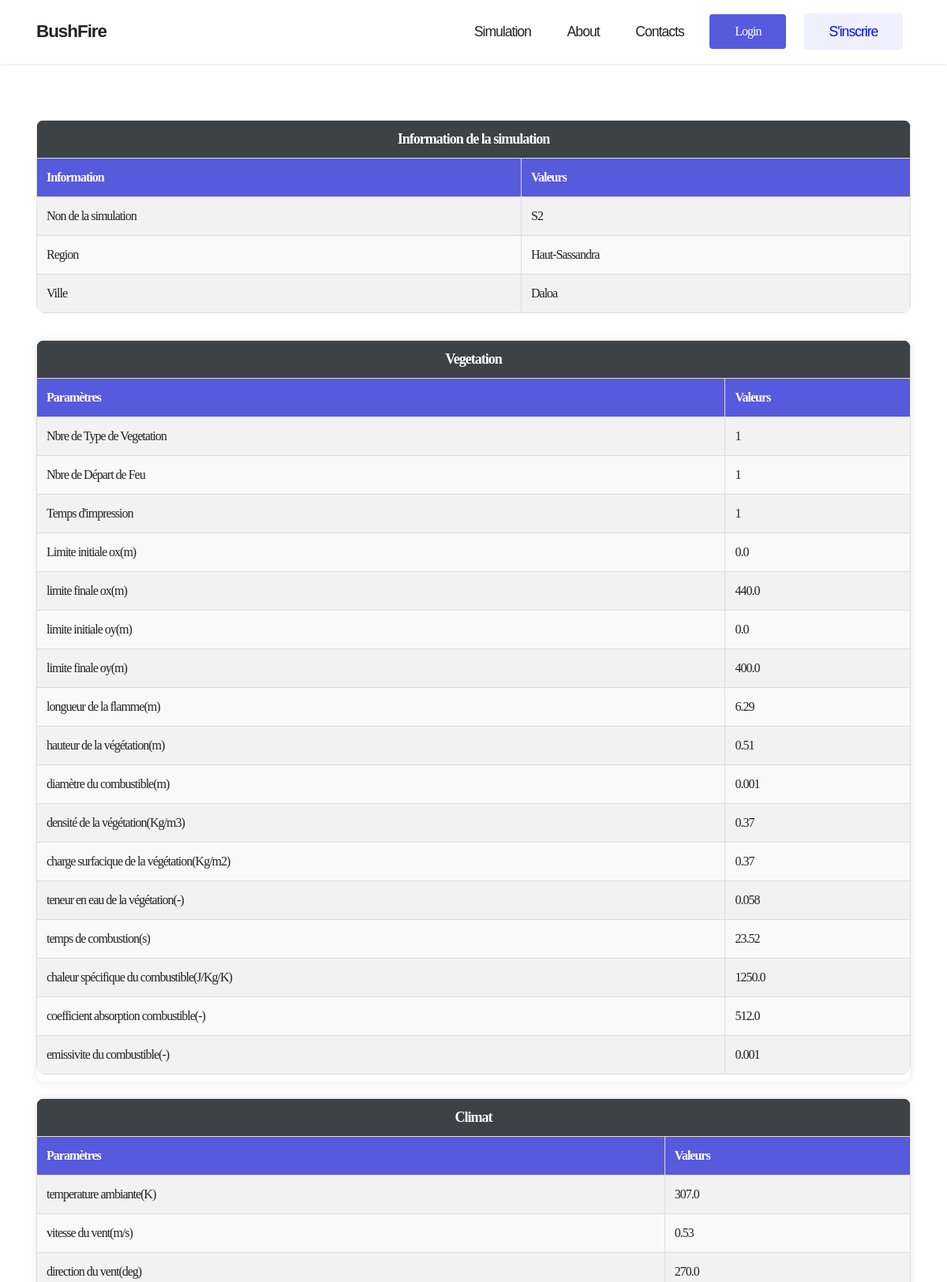
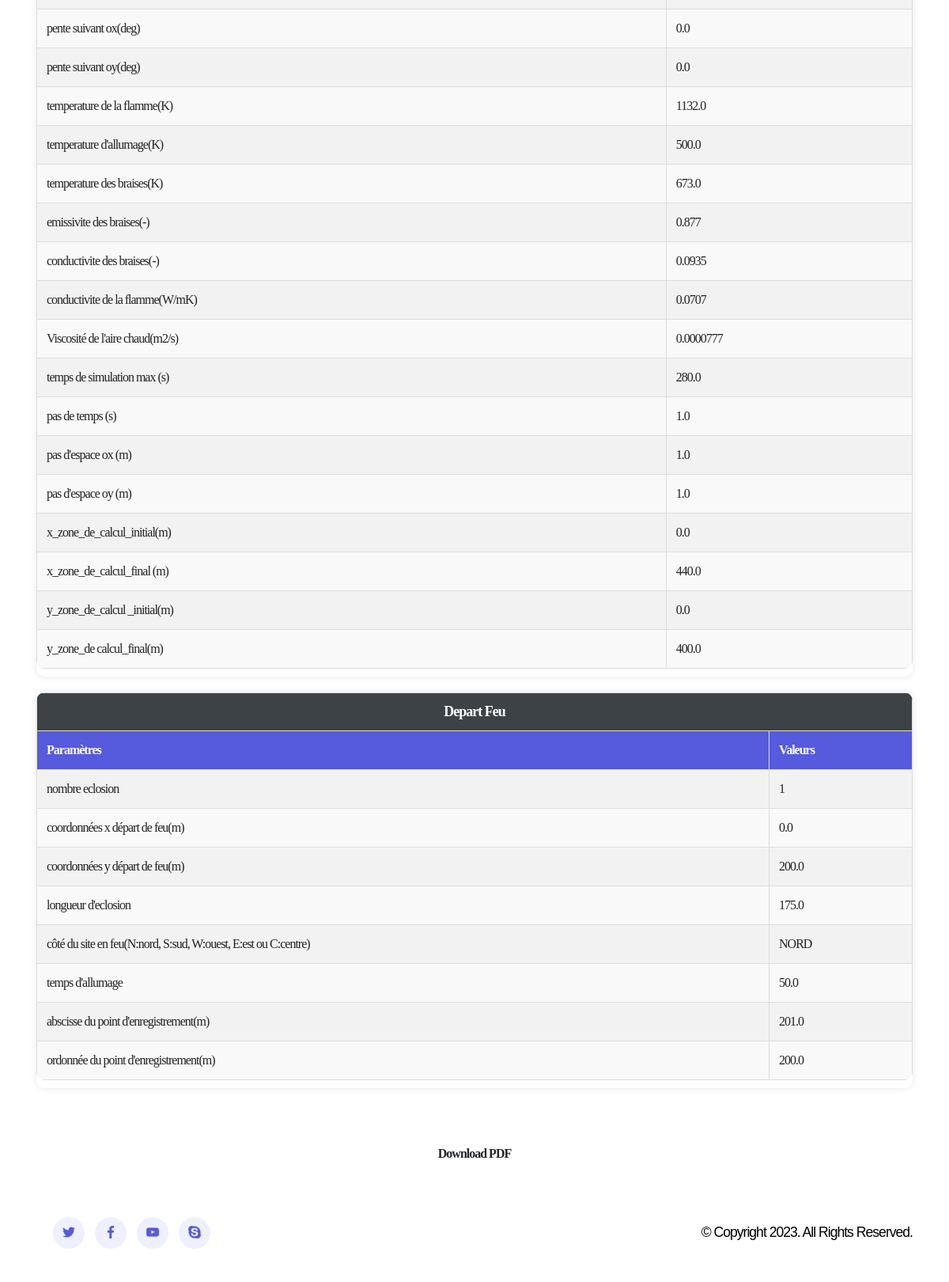
The app's page /simulation/34/ with its own data (2 pictures, top to bottom).
### simulation/models.py (models this page shows, shortened)
class Simulation(models.Model):
    typeVegetation = models.IntegerField(default=0)
    nbrDepartFeu = models.IntegerField(default=0)
    timp = models.IntegerField(default=0)
    x1veg = models.FloatField(default=0.0)
    x2veg = models.FloatField(default=0.0)
    y1veg = models.FloatField(default=0.0)
    y2veg = models.FloatField(default=0.0)
    hauteurFlamme = models.FloatField(default=0.0)
    hauteurFuelBed = models.FloatField(default=0.0)
    diametreFuelBed = models.FloatField(default=0.0)
    densiteFuelBed = models.FloatField(default=0.0)
    chargeSurface = models.FloatField(default=0.0)
    teneurEnEau = models.FloatField(default=0.0)
    timeCombustion = models.FloatField(default=0.0)
    chaleurSpecFeulBed = models.FloatField(default=0.0)
    absorptionFuelBed = models.FloatField(default=0.0)
    emissiviteFuelBed = models.FloatField(default=0.0)
    temperatureAir = models.FloatField(default=0.0)
    vitesseDuVent = models.FloatField(default=0.0)
    directionDuVen = models.FloatField(default=0.0)
    pentex = models.FloatField(default=0.0)
    pentey = models.FloatField(default=0.0)
    temperatureFlamme = models.FloatField(default=0.0)
    temperatureAllumage = models.FloatField(default=0.0)
    temperatureBrais = models.FloatField(default=0.0)
    emissiviteBraise = models.FloatField(default=0.0)
    conductiviteBraise = models.FloatField(default=0.0)
    conductiviteFlamme = models.FloatField(default=0.0)
    viscositeAirChau = models.FloatField(default=0.0)
    timeMax = models.FloatField(default=0.0)
    deltat = models.FloatField(default=0.0)
    deltax = models.FloatField(default=0.0)
    deltay = models.FloatField(default=0.0)
    xDebut = models.FloatField(default=0.0)
    xFin = models.FloatField(default=0.0)
    yDebut = models.FloatField(default=0.0)
    yFin = models.FloatField(default=0.0)
    nbEclosion = models.IntegerField(default=0)
    xEclosion = models.FloatField(default=0.0)
    yEclosion = models.FloatField(default=0.0)
    coteSiteFeu = models.CharField(default='', max_length=10)
    timeAllumage = models.FloatField(default=0.0)
    xenreg = models.FloatField(default=0.0)
    yenreg = models.FloatField(default=0.0)
    longueurEclosion = models.FloatField(default=0.0)
    graphic_urls = models.CharField(default='',max_length=10000)
    name = models.CharField(max_length=100)
    region = models.CharField(max_length=100, default='')
    ville = models.CharField(max_length=100, default='')
    created_on = models.DateTimeField(auto_now_add=True)
    updated_on = models.DateTimeField(auto_now=True)
    is_completed = models.BooleanField(default=False)
    user = models.ForeignKey(settings.AUTH_USER_MODEL, on_delete=models.CASCADE,
        related_name="simulation")
    class Meta:
        app_label = "simulation"
        db_table = "simulations"
        verbose_name = "simulation"
        verbose_name_plural = "simulations"

### simulation/views.py (the view)
# urls.py: path("simulation/<int:pk>/", detail_simulation, name="detail_simulation"),
def detail_simulation(request,pk):
    simulation = get_object_or_404(Simulation, pk=pk)
    return render(request, 'simulation/simulation_detail.html', {'simulation': simulation})

### simulation/templates/simulation/simulation_detail.html (shortened to what this page needs)
{% extends 'simulation/index.html' %}
{% block content %}
<div class="gallery_section layout_padding">
  <br><br><br>
  <div class="container">
    <div class="basic-info">
      <table>
        <thead>
          <tr>
            <th colspan="4" class="table-title">Information de la simulation</th>
          </tr>
          <tr>
            <th>Information</th>
            <th>Valeurs</th>
          </tr>
        </thead>
        <tbody>
          <tr>
            <td>Non de la simulation</td>
            <td>{{ simulation.name }}</td>
          </tr>
          <tr>
            <td>Region</td>
            <td>{{ simulation.region }}</td>
          </tr>
          <tr>
            <td>Ville</td>
            <td>{{ simulation.ville }}</td>
          </tr>
        </tbody>
      </table>
      <br>
    </div>
    <div class="row">
      <div class="col-sm-12">
        </head>
        <body>
          <div class="table-container">
            <table>
              <thead>
                <tr>
                  <th colspan="5" class="table-title">Vegetation</th>
                </tr>
                <tr>
                  <th>Paramètres</th>
                  <th>Valeurs</th>
                </tr>
              </thead>
              <tbody>
                <tr>
                  <td>Nbre de Type de Vegetation</td>
                  <td>{{ simulation.typeVegetation }}</td>
                </tr>
                <tr>
                  <td>Nbre de Départ de Feu</td>
                  <td>{{ simulation.nbrDepartFeu }}</td>
                </tr>
                <tr>
                  <td>Temps d'impression</td>
                  <td>{{ simulation.timp }}</td>
                </tr>
                <tr>
                  <td>Limite initiale ox(m)</td>
                  <td>{{ simulation.x1veg }}</td>
                </tr>
                <tr>
                  <td> limite finale ox(m)</td>
                  <td>{{ simulation.x2veg }}</td>
                </tr>
                <tr>
                  <td>limite initiale oy(m)</td>
                  <td>{{ simulation.y1veg }}</td>
                </tr>
                <tr>
                  <td>limite finale oy(m)
                  </td>
                  <td>{{ simulation.y2veg }}</td>
                </tr>
                <tr>
                  <td>longueur de la flamme(m)
                  </td>
                  <td>{{ simulation.hauteurFlamme }}</td>
                </tr>
                <tr>
                  <td>hauteur de la végétation(m)
                  </td>
                  <td>{{ simulation.hauteurFuelBed }}</td>
                </tr>
                <tr>
                  <td>diamètre du combustible(m)
                  </td>
                  <td>{{ simulation.diametreFuelBed }}</td>
                </tr>
                <tr>
                  <td>densité de la végétation(Kg/m3)
                  </td>
                  <td>{{ simulation.densiteFuelBed }}</td>
                </tr>
                <tr>
                  <td>charge surfacique de la végétation(Kg/m2)</td>
                  <td>{{ simulation.chargeSurface }}</td>
                </tr>
                <tr>
                  <td>teneur en eau de la végétation(-)
                  </td>
                  <td>{{ simulation.teneurEnEau }}</td>
                </tr>
                <tr>
                  <td>temps de combustion(s)
                  </td>
                  <td>{{ simulation.timeCombustion }}</td>
                </tr>
                <tr>
                  <td>chaleur spécifique du combustible(J/Kg/K)
                  </td>
                  <td>{{ simulation.chaleurSpecFeulBed }}</td>
                </tr>
                <tr>
                  <td>coefficient absorption combustible(-)
                  </td>
                  <td>{{ simulation.absorptionFuelBed }}</td>
                </tr>
                <tr>
                  <td>emissivite du combustible(-)
                  </td>
                  <td>{{ simulation.emissiviteFuelBed }}</td>
                </tr>
              </tbody>
            </table>
          </div>
          <div class="table-container">
            <table>
              <thead>
                <tr>
                  <th colspan="4" class="table-title">Climat</th>
                </tr>
                <tr>
                  <th>Paramètres</th>
                  <th>Valeurs</th>
                </tr>
              </thead>
              <tbody>
                <tr>
                  <td>temperature ambiante(K)</td>
                  <td>{{ simulation.temperatureAir }}</td>
                </tr>
                <tr>
                  <td>vitesse du vent(m/s) </td>
                  <td>{{ simulation.vitesseDuVent }}</td>
                </tr>
                <tr>
                  <td>direction du vent(deg)</td>
                  <td>{{ simulation.directionDuVen }}</td>
                </tr>
                <tr>
                  <td>pente suivant ox(deg)</td>
                  <td>{{ simulation.pentex }}</td>
                </tr>
                <tr>
                  <td>pente suivant oy(deg) </td>
                  <td>{{ simulation.pentey }}</td>
                </tr>
                <tr>
                  <td>temperature de la flamme(K)</td>
                  <td>{{ simulation.temperatureFlamme }}</td>
                </tr>
                <tr>
                  <td>temperature d'allumage(K)</td>
                  <td>{{ simulation.temperatureAllumage }}</td>
                </tr>
                <tr>
                  <td>temperature des braises(K)</td>
                  <td>{{ simulation.temperatureBrais }}</td>
                </tr>
                <tr>
                  <td>emissivite des braises(-) </td>
                  <td>{{ simulation.emissiviteBraise }}</td>
                </tr>
                <tr>
                  <td>conductivite des braises(-)
                  </td>
                  <td>{{ simulation.conductiviteBraise }}</td>
                </tr>
                <tr>
                  <td>conductivite de la flamme(W/mK)</td>
                  <td>{{ simulation.conductiviteFlamme }}</td>
                </tr>
                <tr>
                  <td>Viscosité de l'aire chaud(m2/s)</td>
                  <td>{{ simulation.viscositeAirChau }}</td>
                </tr>
                <tr>
                  <td>temps de simulation max (s)</td>
                  <td>{{ simulation.timeMax }}</td>
                </tr>
                <tr>
                  <td>pas de temps (s)</td>
                  <td>{{ simulation.deltat }}</td>
                </tr>
                <tr>
                  <td>pas d'espace ox (m)</td>
                  <td>{{ simulation.deltax }}</td>
                </tr>
                <tr>
                  <td>pas d'espace oy (m) </td>
                  <td>{{ simulation.deltay }}</td>
                </tr>
                <tr>
                  <td>x_zone_de_calcul_initial(m)</td>
                  <td>{{ simulation.xDebut }}</td>
                </tr>
                <tr>
                  <td>x_zone_de_calcul_final (m)</td>
                  <td>{{ simulation.xFin }}</td>
                </tr>
                <tr>
                  <td>y_zone_de_calcul _initial(m)</td>
                  <td>{{ simulation.yDebut }}</td>
                </tr>
                <tr>
                  <td>y_zone_de calcul_final(m)</td>
                  <td>{{ simulation.yFin }}</td>
                </tr>
              </tbody>
            </table>
          </div>
          <div class="table-container">
            <table>
              <thead>
                <tr>
                  <th colspan="4" class="table-title">Depart Feu</th>
                </tr>
                <tr>
                  <th>Paramètres</th>
                  <th>Valeurs</th>
                </tr>
              </thead>
              <tbody>
                <tr>
                  <td>nombre eclosion</td>
                  <td>{{ simulation.nbEclosion }}</td>
                </tr>
                <tr>
                  <td>coordonnées x départ de feu(m)</td>
                  <td>{{ simulation.xEclosion }}</td>
                </tr>
                <tr>
                  <td>coordonnées y départ de feu(m)</td>
                  <td>{{ simulation.yEclosion }}</td>
                </tr>
                <tr>
                  <td>longueur d'eclosion</td>
                  <td>{{ simulation.longueurEclosion }}</td>
                </tr>
                <tr>
                  <td>côté du site en feu(N:nord, S:sud, W:ouest, E:est ou C:centre)</td>
                  <td>{{ simulation.coteSiteFeu }}</td>
                </tr>
                <tr>
                  <td>temps d'allumage</td>
                  <td>{{ simulation.timeAllumage }}</td>
                </tr>
                <tr>
                  <td>abscisse du point d'enregistrement(m)</td>
                  <td>{{ simulation.xenreg }}</td>
                </tr>
                <tr>
                  <td>ordonnée du point d'enregistrement(m)</td>
                  <td>{{ simulation.yenreg }}</td>
                </tr>
              </tbody>
            </table>
          </div>
        </body>
      </div>
    </div>
  </div>
  <center><div class="loader"></div><br></center>
</div>
<center class="center-action">
{% if user == simulation.user %}
  <a class="btn btn-outlined" id="download">Telecharger en PDF</a>
  <a class="btn btn-secondary" href="{% url 'update_simulation' simulation.id %}">Modifier </a>
  <a class="btn btn-secondary" href="{% url 'delete_simulation' simulation.id %}">Supprimer</a>
  {% if simulation.is_completed %}
  <a href="{% url 'view_graphic' pk=simulation.pk %}">Voir la simulation</a>
  {% else %}
    <a class="btn btn-primary" id="sim" href="{% url 'simulate' pk=simulation.pk %}">Simuler</a>
  {% endif %}
{% else %}
  <a class="btn btn-outlined" id="download">Download PDF</a>
{% endif %}
</center>
{% endblock %}

### static/assets/theme/css/style.css (style rules this page uses)
body { font-style: normal; line-height: 1.5; font-weight: 400; color: #232323; position: relative; letter-spacing: -1px; }
section, .container, .container-fluid { position: relative; word-wrap: break-word; }
a { font-style: normal; font-weight: 400; cursor: pointer; }
a, a:hover { text-decoration: none; }
h1, h2, h3, h4, h5, h6, .display-1, .display-2, .display-4, .display-5, .display-7, span, p, a { line-height: 1; word-break: break-word; word-wrap: break-word; font-weight: 400; }
.btn { font-weight: 600; border-width: 1px; font-style: normal; margin: 0.6rem 0.6rem; white-space: normal; transition: all 0.2s ease-in-out; display: inline-flex; align-items: center; justify-content: center; word-break: break-word; }
.row { display: -webkit-flex; -webkit-flex-wrap: wrap; }
html, body { height: auto; min-height: 100vh; }
@media (min-width: 992px) { .container { padding-left: 16px; padding-right: 16px; } }
@media (min-width: 992px) { .row { margin-left: -16px; margin-right: -16px; } }
@media (min-width: 992px) { .row>[class*=col] { padding-left: 16px; padding-right: 16px; } }

### static/assets/mobirise/css/mbr-additional.css (style rules this page uses)
body { font-family: Kantumruy Pro; }
.btn { padding: 1rem 2.6rem; border-radius: 4px; }
a, a:hover { color: #565add; }
body { overflow-x: hidden; }
a { transition: color 0.6s; }

### simulation/templates/simulation/simulation_detail.html (style rules this page uses)
.table-container { margin-bottom: 20px; box-shadow: 0 0 10px rgba(0, 0, 0, 0.1); border-radius: 10px; overflow: hidden; }
table { width: 100%; border-collapse: collapse; margin-bottom: 10px; border-radius: 10px; overflow: hidden; }
th, td { border: 1px solid #ddd; padding: 12px; text-align: left; }
th { background-color: #565add; color: white; font-weight: bold; }
tbody tr:nth-child(even) { background-color: #f9f9f9; }
tbody tr:nth-child(odd) { background-color: #f2f2f2; }
.table-title { text-align: center; font-weight: bold; font-size: 18px; margin-bottom: 10px; background-color: #3d4246; color: white; padding: 10px; }

### records on screen
Simulation: name "S2", region "Haut-Sassandra", ville "Daloa", typeVegetation "1", nbrDepartFeu "1", timp "1", x1veg "0.0", x2veg "440.0", y1veg "0.0", y2veg "400.0", hauteurFlamme "6.29", hauteurFuelBed "0.51", diametreFuelBed "0.001", densiteFuelBed "0.37", chargeSurface "0.37", teneurEnEau "0.058", timeCombustion "23.52", chaleurSpecFeulBed "1250.0", absorptionFuelBed "512.0", emissiviteFuelBed "0.001", temperatureAir "307.0", vitesseDuVent "0.53", directionDuVen "270.0", pentex "0.0", pentey "0.0", temperatureFlamme "1132.0", temperatureAllumage "500.0", temperatureBrais "673.0", emissiviteBraise "0.877", conductiviteBraise "0.0935", conductiviteFlamme "0.0707", viscositeAirChau "0.0000777", timeMax "280.0", deltat "1.0", deltax "1.0", deltay "1.0", xDebut "0.0", xFin "440.0", yDebut "0.0", yFin "400.0", nbEclosion "1", xEclosion "0.0", yEclosion "200.0", longueurEclosion "175.0", coteSiteFeu "NORD", timeAllumage "50.0", xenreg "201.0", yenreg "200.0"
